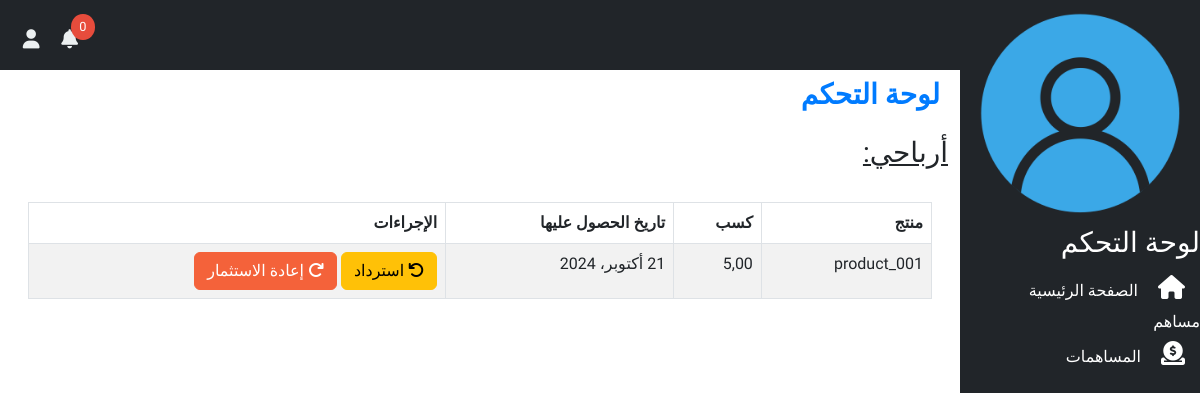
The app's page /dashboard/ (signed in), older data.
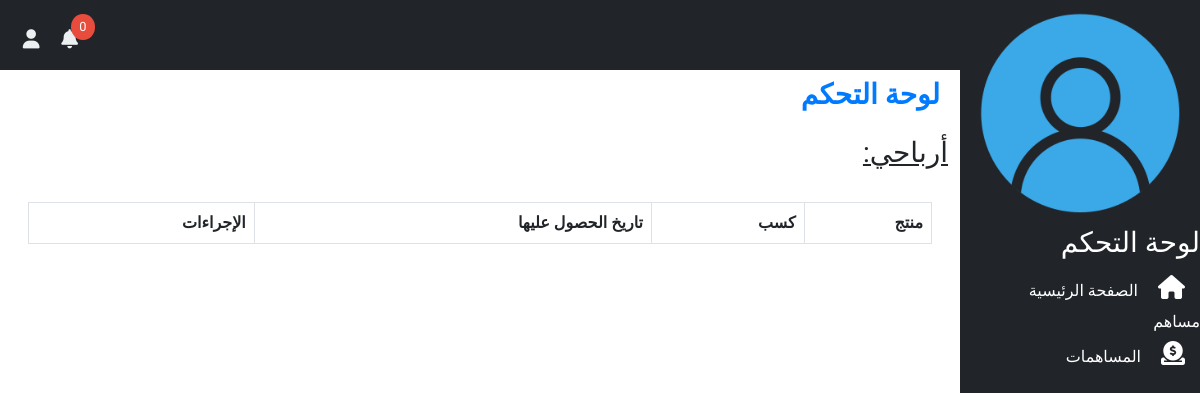
The same page, newer data.
### dashboard/models.py (models this page shows, shortened)
class Earning(models.Model):
    user        = models.ForeignKey(UserModel, on_delete=models.CASCADE, related_name='earnings', verbose_name=_('User Earnings'))
    earning     = models.DecimalField(max_digits=10, decimal_places=2, verbose_name=_('Earned Price'))
    product     = models.ForeignKey(Product, on_delete=models.CASCADE, related_name='earning', verbose_name=_('Product'))
    date_added  = models.DateField(auto_now_add=True, verbose_name=_('Date Added'))

class Product(models.Model):
    product_id              = models.CharField(verbose_name=_('Product Code'),max_length=120,unique=True)
    product_name            = models.CharField(max_length=100,verbose_name=_('Product Name'))
    product_quantity        = models.IntegerField(verbose_name=_('Product Quantity'))
    remaining_quantity      = models.IntegerField(verbose_name=_('Remaining Quantity'), default=0)
    product_price           = models.DecimalField(max_digits=10, decimal_places=2, verbose_name=_('Price'))
    date_added              = models.DateField(auto_now_add=True)
    def __str__(self):
        return self.product_id

### dashboard/views.py (the view)
# urls.py: path('',views.home_view,name='home'),
@login_required
def home_view(request):
    context = {
        'users_count' : User.objects.count(),
        'products_count' : models.Product.objects.count(),
        'contributions' : models.Contribution.objects.count(),
        'products' : models.Product.objects.all().order_by('-date_added')[:5],
        'reqeusts' : models.Earning.objects.filter(user=request.user),
    }
    return render(request,'dashboard/home.html',context=context)

### dashboard/context_processors.py (called while the page is built)
def user_info(request):
    return {
        'is_staff': request.user.is_staff,
        'is_authenticated': request.user.is_authenticated,
    }

def global_context(request):
    admin = get_user_model().objects.filter(is_superuser=True,is_staff=True).first()
    return {
        'notifications_count': admin.notifications_count,  # Use the stored count
        'orders_count': admin.orders_count,
    }

### user_auth/authentication.py (called while the page is built)
    def get_user(self, user_id):
        try:
            return User.objects.get(pk=user_id)
        except User.DoesNotExist:
            return None

### dashboard/templates/dashboard/home.html (shortened to what this page needs)
{% extends 'dashboard/index.html' %}
{% load static i18n %}
{% load menu_tags %}
{% block extra_css %}
  <link rel="stylesheet" href="{% static 'dashboard/css/home.css' %}" />
{% endblock %}
{% block heading %}
  <div class="d-flex align-items-center justify-content-between">
    {% trans 'Controle Panel' %}
  </div>
{% endblock %}
{% block PageContent %}
  <div class="d-flex flex-column justify-content-between" id="overview">
    {% if request.user.is_superuser %}
      <h3 class="text-decoration-underline mb-3">{% trans 'Overview:' %}</h3>
      <div class="admin-menu d-flex justify-content-between align-items-center">
        <div class="d-flex bg-danger">
          <i class="far fa-user-circle"></i>
          <span>
            <span>{% trans 'users' %}</span>
            <span>{{ users_count }}</span>
          </span>
        </div>
        <div class="d-flex bg-blue">
          <i class="fas fa-tags"></i>
          <span>
            <span>{% trans 'Products' %}</span>
            <span>{{ products_count }}</span>
          </span>
        </div>
        <div class="d-flex bg-success">
          <i class="fas fa-circle-dollar-to-slot"></i>
          <span>
            <span>{% trans 'Contributions' %}</span>
            <span>{{ contributions }}</span>
          </span>
        </div>
      </div>
      <h3 class="text-decoration-underline">{% trans 'Products' %}</h3>
      <div class="admin-menu d-flex justify-content-between align-items-center">
        {% for product in products %}
          <div class="product d-flex flex-column text-dark rounded w-50">
            <table class='table table-bordered table-striped'>
              <thead>
                <tr>
                  <th>{% trans "Product" %}</th>
                  <th>{% trans "Price" %}</th>
                </tr>
              </thead>
              <tbody>
                <tr>
                  <td>{{ product.product_name }}</td>
                  <td>{{ product.product_price }} DZD</td>
                </tr>
              </tbody>
            </table>
          </div>
        {% endfor %}
      </div>
    {% elif request.user.account_type == 'contributer' %}
      <h3 class="text-decoration-underline mb-3">{% trans 'My Earnings:' %}</h3>
      <div class="bg-white p-2 m-2">
        <div class="table-responsive">
          <table id="usersTable" class="table table-bordered table-striped">
            <thead>
              <tr>
                <th>
                  {% trans 'Product' %}
                </th>
                <th>
                  {% trans 'Earning' %}
                </th>
                <th>
                  {% trans 'Date Earned' %}
                </th>
                <th>
                  {% trans 'Actions' %}
                </th>
              </tr>
            </thead>
            <tbody>
              {% for item in reqeusts %}
                <tr>
                  <td>{{ item.product }}</td>
                  <td>{{ item.earning }}</td>
                  <td>{{ item.date_added }}</td>
                  <td>
                    <a class="btn btn-warning m-auto" href="{% url 'dash:request_create' 'refund' item.id %}"><i class="fas fa-undo"></i> {% trans 'Refund' %}</a>
                    <a class="btn btn-primary m-auto" href="{% url 'dash:request_create' 'reinvest' item.id %}"><i class="fas fa-redo"></i> {% trans 'Reinvest' %}</a>
                  </td>
                </tr>
              {% endfor %}
            </tbody>
          </table>
        </div>
      </div>
    {% endif %}
  </div>
{% endblock %}

Row changes from the older to the newer data that the page shows:
removed Earning: product "product_001", earning "5,00", date_added "21 أكتوبر، 2024"
